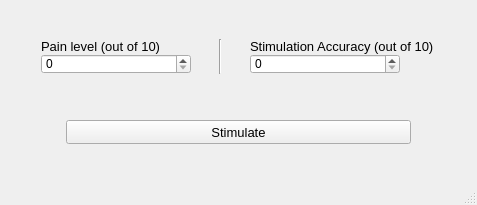
<?xml version="1.0" encoding="UTF-8"?>
<ui version="4.0">
 <class>MainWindow</class>
 <widget class="QMainWindow" name="MainWindow">
  <property name="geometry">
   <rect>
    <x>0</x>
    <y>0</y>
    <width>477</width>
    <height>205</height>
   </rect>
  </property>
  <property name="windowTitle">
   <string>MainWindow</string>
  </property>
  <widget class="QWidget" name="centralwidget">
   <layout class="QGridLayout" name="gridLayout">
    <item row="0" column="0">
     <layout class="QGridLayout" name="gridLayout_2">
      <property name="sizeConstraint">
       <enum>QLayout::SetDefaultConstraint</enum>
      </property>
      <property name="leftMargin">
       <number>4</number>
      </property>
      <property name="topMargin">
       <number>4</number>
      </property>
      <property name="rightMargin">
       <number>4</number>
      </property>
      <property name="bottomMargin">
       <number>4</number>
      </property>
      <property name="verticalSpacing">
       <number>20</number>
      </property>
      <item row="5" column="0">
       <layout class="QHBoxLayout" name="horizontalLayout_3" stretch="0,1,0">
        <item>
         <spacer name="horizontalSpacer">
          <property name="orientation">
           <enum>Qt::Horizontal</enum>
          </property>
          <property name="sizeHint" stdset="0">
           <size>
            <width>40</width>
            <height>20</height>
           </size>
          </property>
         </spacer>
        </item>
        <item>
         <widget class="QPushButton" name="PB_STIMULATE">
          <property name="enabled">
           <bool>true</bool>
          </property>
          <property name="minimumSize">
           <size>
            <width>345</width>
            <height>24</height>
           </size>
          </property>
          <property name="maximumSize">
           <size>
            <width>345</width>
            <height>16777215</height>
           </size>
          </property>
          <property name="font">
           <font>
            <pointsize>10</pointsize>
           </font>
          </property>
          <property name="text">
           <string>Stimulate</string>
          </property>
          <property name="iconSize">
           <size>
            <width>10</width>
            <height>16</height>
           </size>
          </property>
          <property name="checkable">
           <bool>false</bool>
          </property>
         </widget>
        </item>
        <item>
         <spacer name="horizontalSpacer_2">
          <property name="orientation">
           <enum>Qt::Horizontal</enum>
          </property>
          <property name="sizeHint" stdset="0">
           <size>
            <width>40</width>
            <height>20</height>
           </size>
          </property>
         </spacer>
        </item>
       </layout>
      </item>
      <item row="3" column="0">
       <layout class="QHBoxLayout" name="horizontalLayout_2" stretch="1,0,1">
        <property name="sizeConstraint">
         <enum>QLayout::SetMinimumSize</enum>
        </property>
        <item>
         <layout class="QVBoxLayout" name="verticalLayout_2">
          <item>
           <widget class="QLabel" name="L_PAIN">
            <property name="sizePolicy">
             <sizepolicy hsizetype="Preferred" vsizetype="Fixed">
              <horstretch>0</horstretch>
              <verstretch>0</verstretch>
             </sizepolicy>
            </property>
            <property name="font">
             <font>
              <pointsize>10</pointsize>
             </font>
            </property>
            <property name="text">
             <string>Pain level (out of 10)</string>
            </property>
            <property name="margin">
             <number>4</number>
            </property>
           </widget>
          </item>
          <item>
           <widget class="QSpinBox" name="SB_P">
            <property name="sizePolicy">
             <sizepolicy hsizetype="Minimum" vsizetype="Maximum">
              <horstretch>0</horstretch>
              <verstretch>0</verstretch>
             </sizepolicy>
            </property>
            <property name="maximumSize">
             <size>
              <width>150</width>
              <height>20</height>
             </size>
            </property>
           </widget>
          </item>
         </layout>
        </item>
        <item>
         <widget class="Line" name="line">
          <property name="orientation">
           <enum>Qt::Vertical</enum>
          </property>
         </widget>
        </item>
        <item>
         <layout class="QVBoxLayout" name="verticalLayout_3">
          <item>
           <widget class="QLabel" name="L_ACCURACY">
            <property name="sizePolicy">
             <sizepolicy hsizetype="Preferred" vsizetype="Fixed">
              <horstretch>0</horstretch>
              <verstretch>0</verstretch>
             </sizepolicy>
            </property>
            <property name="font">
             <font>
              <pointsize>10</pointsize>
             </font>
            </property>
            <property name="text">
             <string>Stimulation Accuracy (out of 10)</string>
            </property>
            <property name="margin">
             <number>4</number>
            </property>
           </widget>
          </item>
          <item>
           <widget class="QSpinBox" name="SB_A">
            <property name="sizePolicy">
             <sizepolicy hsizetype="Preferred" vsizetype="Minimum">
              <horstretch>10</horstretch>
              <verstretch>0</verstretch>
             </sizepolicy>
            </property>
            <property name="minimumSize">
             <size>
              <width>0</width>
              <height>0</height>
             </size>
            </property>
            <property name="maximumSize">
             <size>
              <width>150</width>
              <height>20</height>
             </size>
            </property>
           </widget>
          </item>
         </layout>
        </item>
       </layout>
      </item>
      <item row="0" column="0">
       <layout class="QHBoxLayout" name="horizontalLayout"/>
      </item>
      <item row="4" column="0">
       <layout class="QVBoxLayout" name="verticalLayout_4">
        <property name="spacing">
         <number>8</number>
        </property>
        <property name="sizeConstraint">
         <enum>QLayout::SetFixedSize</enum>
        </property>
       </layout>
      </item>
     </layout>
    </item>
   </layout>
  </widget>
  <widget class="QMenuBar" name="menubar">
   <property name="geometry">
    <rect>
     <x>0</x>
     <y>0</y>
     <width>477</width>
     <height>22</height>
    </rect>
   </property>
  </widget>
  <widget class="QStatusBar" name="statusbar"/>
 </widget>
 <resources/>
 <connections/>
</ui>
